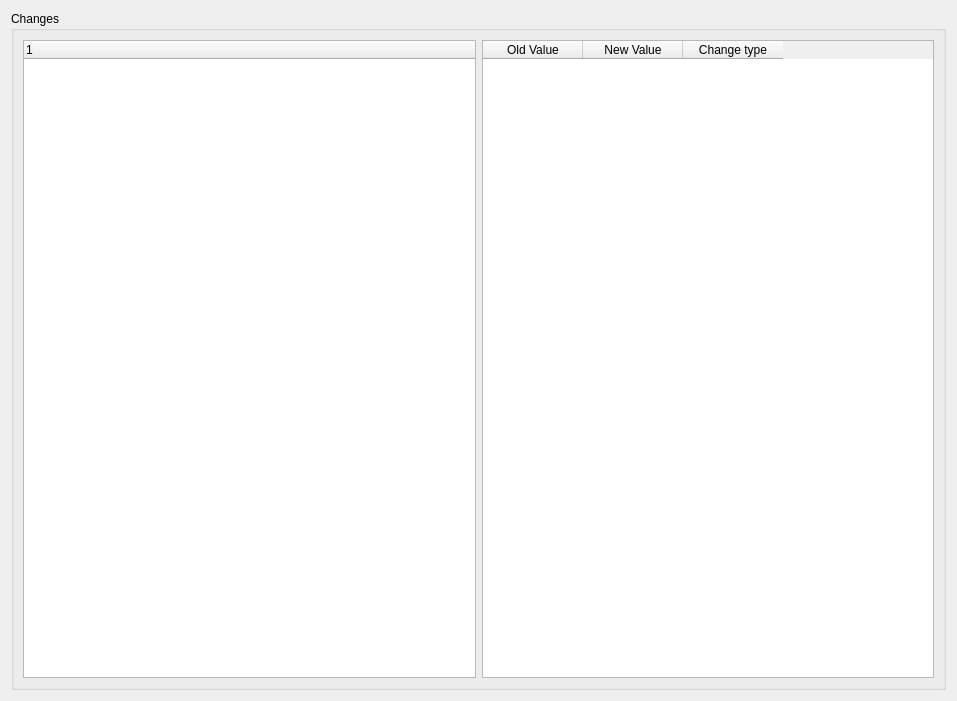
<?xml version="1.0" encoding="UTF-8"?>
<ui version="4.0">
 <class>DiffViewerDialog</class>
 <widget class="QDialog" name="DiffViewerDialog">
  <property name="geometry">
   <rect>
    <x>0</x>
    <y>0</y>
    <width>957</width>
    <height>701</height>
   </rect>
  </property>
  <property name="windowTitle">
   <string>Comparison View</string>
  </property>
  <property name="styleSheet">
   <string notr="true">#DiffViewer3 {
   background-color: #eeeeee;

}</string>
  </property>
  <layout class="QVBoxLayout" name="verticalLayout_5">
   <item>
    <widget class="QGroupBox" name="groupBox_2">
     <property name="title">
      <string>Changes</string>
     </property>
     <layout class="QVBoxLayout" name="verticalLayout_3">
      <item>
       <layout class="QHBoxLayout" name="horizontalLayout_3">
        <item>
         <widget class="QTreeWidget" name="featuresTree">
          <column>
           <property name="text">
            <string notr="true">1</string>
           </property>
          </column>
         </widget>
        </item>
        <item>
         <widget class="QTableWidget" name="attributesTable">
          <property name="contextMenuPolicy">
           <enum>Qt::CustomContextMenu</enum>
          </property>
          <column>
           <property name="text">
            <string>Old Value</string>
           </property>
          </column>
          <column>
           <property name="text">
            <string>New Value</string>
           </property>
          </column>
          <column>
           <property name="text">
            <string>Change type</string>
           </property>
          </column>
         </widget>
        </item>
       </layout>
      </item>
     </layout>
    </widget>
   </item>
  </layout>
 </widget>
 <resources/>
 <connections/>
</ui>
